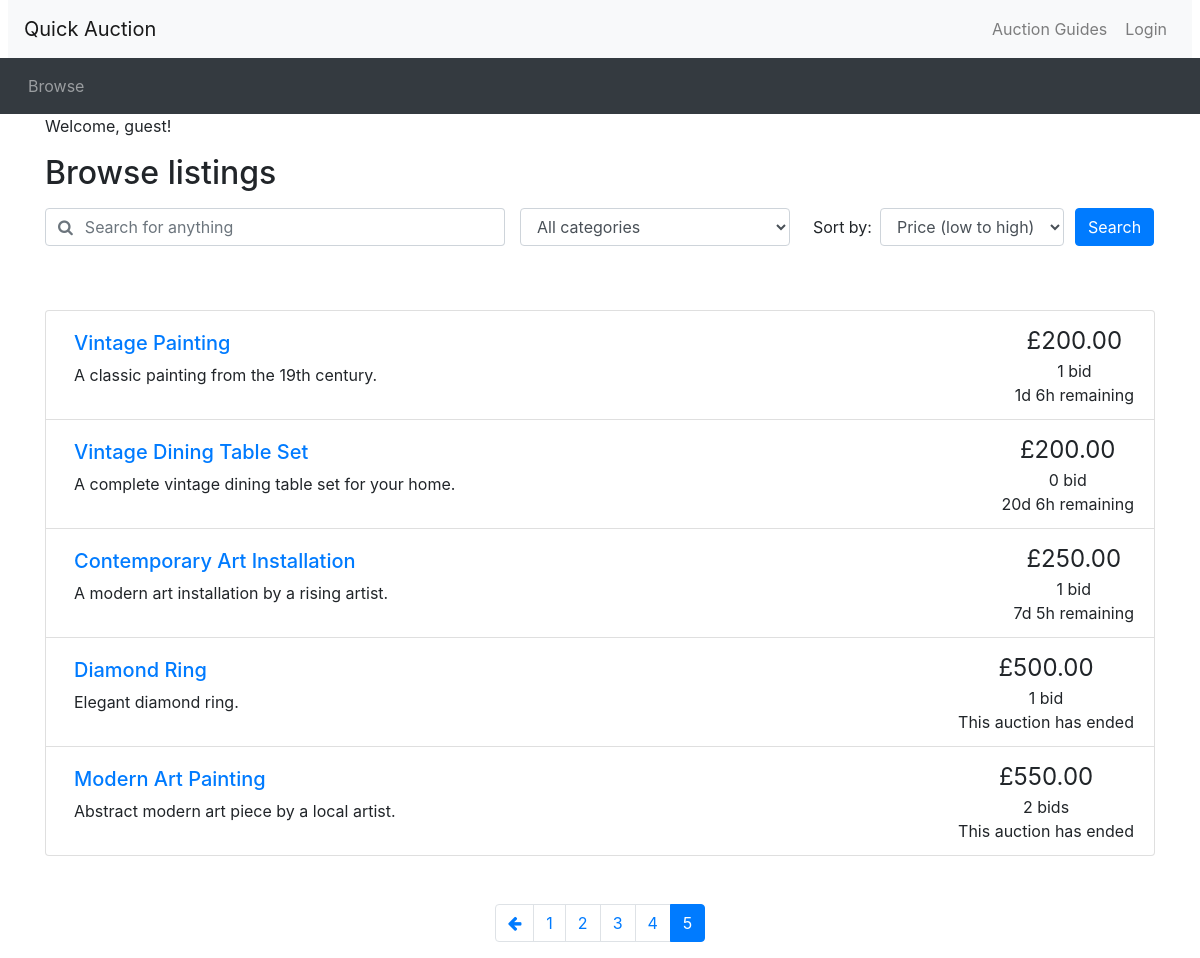
Page /browse.php?page=5 on the committed database.
### tables this page shows
CREATE TABLE `Auction` (
  `auction_ID` int(11) NOT NULL,
  `item_name` varchar(50) NOT NULL,
  `description` text,
  `category` varchar(50) DEFAULT NULL,
  `end_time` datetime NOT NULL,
  `starting_price` decimal(10,2) NOT NULL,
  `reserve_price` decimal(10,2) DEFAULT NULL,
  `user_ID` int(11) DEFAULT NULL
);

### utilities.php (the view, shortened to what this page needs)
<?php
function display_time_remaining($interval) {
    if ($interval->days == 0 && $interval->h == 0) {
      $time_remaining = $interval->format('%im %Ss');
    }
    else if ($interval->days == 0) {
      $time_remaining = $interval->format('%hh %im');
    }
    else {
      $time_remaining = $interval->format('%ad %hh');
    }
  return $time_remaining;
}
function print_listing_li($item_id, $title, $desc, $price, $num_bids, $end_time)
{
  if (strlen($desc) > 250) {
    $desc_shortened = substr($desc, 0, 250) . '...';
  }
  else {
    $desc_shortened = $desc;
  }
  if ($num_bids == 1 | $num_bids == 0) {
    $bid = ' bid';
  }
  else {
    $bid = ' bids';
  }
  $now = new DateTime();
  $end_time_formatted = date_create($end_time);
  if ($now > $end_time_formatted) {
    $time_remaining = 'This auction has ended';
  }
  else {
    $time_to_end = date_diff($now, $end_time_formatted);
    $time_remaining = display_time_remaining($time_to_end) . ' remaining';
  }
  echo('
    <li class="list-group-item d-flex justify-content-between">
    <div class="p-2 mr-5"><h5><a href="listing.php?item_id=' . $item_id . '">' . $title . '</a></h5>' . $desc_shortened . '</div>
    <div class="text-center text-nowrap"><span style="font-size: 1.5em">£' . number_format($price, 2) . '</span><br/>' . $num_bids . $bid . '<br/>' . $time_remaining . '</div>
  </li>'
  );
}
function count_bid($auctionid){
  include "db_connection.php";
  $sql = "SELECT COUNT(bid_ID) AS count FROM Bid WHERE auction_ID = $auctionid";
  $result = mysqli_query($conn, $sql);
  if(mysqli_num_rows($result) > 0) {
    if($row = mysqli_fetch_assoc($result)) {
      $count = $row["count"];
    }
  } else {
    echo "No results found in count_bid.";
  }
  return $count;
}
?>

### browse.php (shortened to what this page needs)
<?php include_once("header.php")?>
<?php require("utilities.php")?>
<?php include "db_connection.php";?>
<div class="container">
<?php
  if (isset($_SESSION['loggedin']) && $_SESSION['loggedin'] === true) {
      echo "<p>Welcome, " . htmlspecialchars($_SESSION['username']) . "!</p>";
  } else {
      echo "<p>Welcome, guest!</p>";
  }
?>
<h2 class="my-3">Browse listings</h2>
<div id="searchSpecs">
<form method="get" action="browse.php">
  <div class="row">
    <div class="col-md-5 pr-0">
      <div class="form-group">
	    <div class="input-group">
          <div class="input-group-prepend">
            <span class="input-group-text bg-transparent pr-0 text-muted">
              <i class="fa fa-search"></i>
            </span>
          </div>
          <input type="text" class="form-control border-left-0" id="keyword" name = 'keyword' value = "<?php if (isset($_GET['keyword'])){echo $_GET['keyword'];}?>" placeholder="Search for anything">
        </div>
      </div>
    </div>
    <div class="col-md-3 pr-0">
      <div class="form-group">
        <select class="form-control" id="cat" name = 'cat'>
          <option selected value="all">All categories</option>
        </select>
      </div>
    </div>
    <div class="col-md-3 pr-0">
      <div class="form-inline">
        <label class="mx-2" for="order_by">Sort by:</label>
        <select class="form-control" id="order_by" name = 'order_by'>
          <option selected value="pricelow">Price (low to high)</option>
        </select>
      </div>
    </div>
    <div class="col-md-1 px-0">
      <button type="submit" class="btn btn-primary">Search</button>
    </div>
  </div>
</form>
</div>
</div>
<div class="container mt-5">
<ul class="list-group">
<?php
  if (!isset($_GET['order_by'])) {
    $ordering = 'pricelow';
  }
  else {
    $ordering = $_GET['order_by'];
  }
  if (!isset($_GET['page'])) {
    $curr_page = 1;
  }
  else {
    $curr_page = $_GET['page'];
  }
  $results_per_page = 6;
  $start_from = ($curr_page - 1) * $results_per_page;
  if ((!isset($_GET['keyword']) && !isset($_GET['cat'])) | (isset($_GET['keyword']) && $_GET['keyword'] == '' && isset($_GET['cat']) && $_GET['cat'] == 'all')) {
    $query = "SELECT * FROM Auction";
    if ($ordering == 'pricelow'){
      $query = "SELECT
                auction.auction_ID,
                auction.item_name,
                auction.description,
                auction.category,
                auction.end_time,
                GREATEST(auction.starting_price, COALESCE(MAX(bid.bid_price), 0)) AS max_price
                FROM
                    auction
                LEFT JOIN
                    bid ON auction.auction_ID = bid.auction_ID
                GROUP BY
                    auction.auction_ID, auction.item_name, auction.description, auction.category, auction.starting_price, auction.end_time
                ORDER BY
                    max_price ASC";
    }
    $query_temp = mysqli_query($conn,$query);
    $num_results = mysqli_num_rows($query_temp);
    $query .= " LIMIT " . $start_from . ',' . $results_per_page;
    $query_run = mysqli_query($conn,$query);
    while($row = mysqli_fetch_assoc($query_run)) :
      $item_id = $row['auction_ID'];
      $title = $row['item_name'];
      $description = $row['description'];
      $current_price = current_shown_price($item_id);
      $num_bids = count_bid($item_id);
      $end_date = $row['end_time'];
      print_listing_li($item_id, $title, $description, $current_price, $num_bids, $end_date);
    endwhile;
  }
  $max_page = ceil($num_results / $results_per_page);
?>
</ul>
<nav aria-label="Search results pages" class="mt-5">
  <ul class="pagination justify-content-center">
<?php
  $querystring = "";
  $high_page_boost = max(3 - $curr_page, 0);
  $low_page_boost = max(2 - ($max_page - $curr_page), 0);
  $low_page = max(1, $curr_page - 2 - $low_page_boost);
  $high_page = min($max_page, $curr_page + 2 + $high_page_boost);
  if ($curr_page != 1) {
    echo('
    <li class="page-item">
      <a class="page-link" href="browse.php?' . $querystring . 'page=' . ($curr_page - 1) . '" aria-label="Previous">
        <span aria-hidden="true"><i class="fa fa-arrow-left"></i></span>
        <span class="sr-only">Previous</span>
      </a>
    </li>');
  }
  for ($i = $low_page; $i <= $high_page; $i++) {
    if ($i == $curr_page) {
      echo('
    <li class="page-item active">');
    }
    else {
      echo('
    <li class="page-item">');
    }
    echo('
      <a class="page-link" href="browse.php?' . $querystring . 'page=' . $i . '">' . $i . '</a>
    </li>');
  }
?>
  </ul>
</nav>
</div>
<?php include_once("footer.php")?>

### rows in the picture
auction: item_name "Vintage Painting", description "A classic painting from the 19th century.", price "200.00", num_bids "1", bid "bid", end_time "1d 6h remaining"
auction: item_name "Vintage Dining Table Set", description "A complete vintage dining table set for your home.", price "200.00", num_bids "0", bid "bid", end_time "20d 6h remaining"
auction: item_name "Contemporary Art Installation", description "A modern art installation by a rising artist.", price "250.00", num_bids "1", bid "bid", end_time "7d 5h remaining"
auction: item_name "Diamond Ring", description "Elegant diamond ring.", price "500.00", num_bids "1", bid "bid", end_time "This auction has ended"
auction: item_name "Modern Art Painting", description "Abstract modern art piece by a local artist.", price "550.00", auction_ID "2", auction_ID "bids", end_time "This auction has ended"
